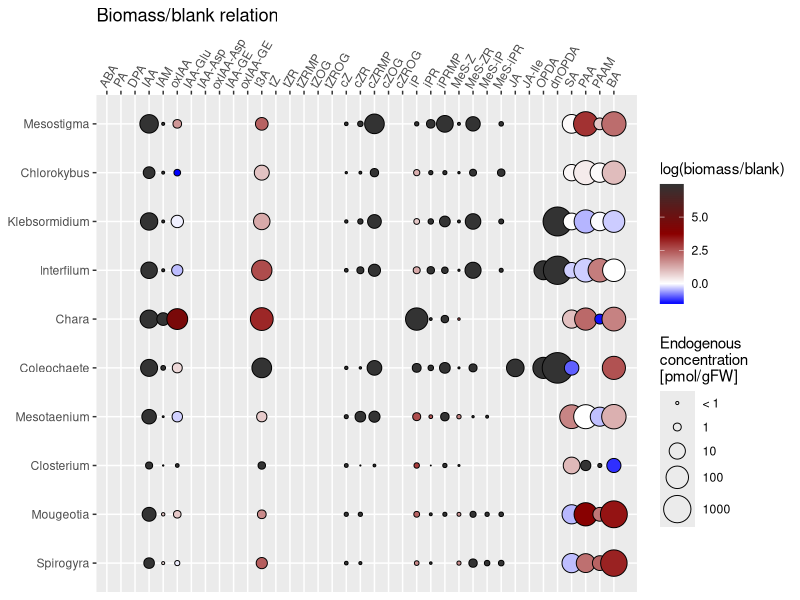
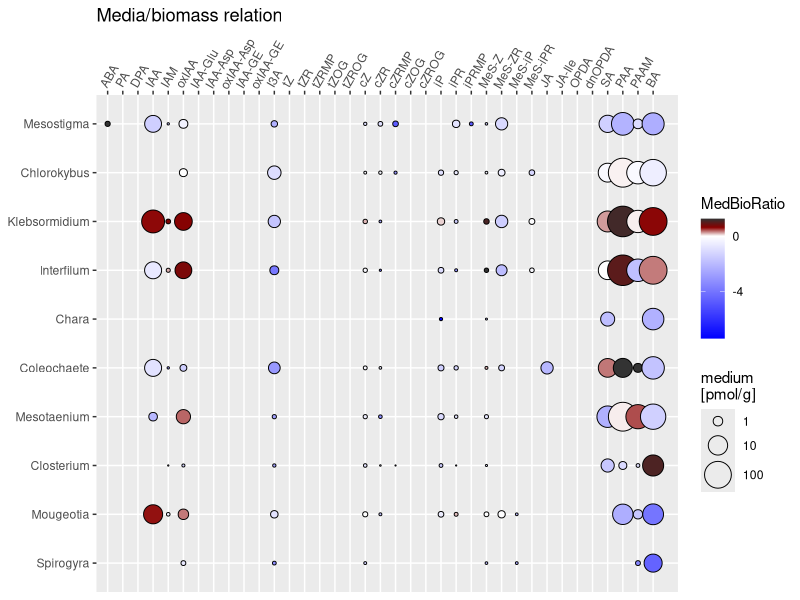
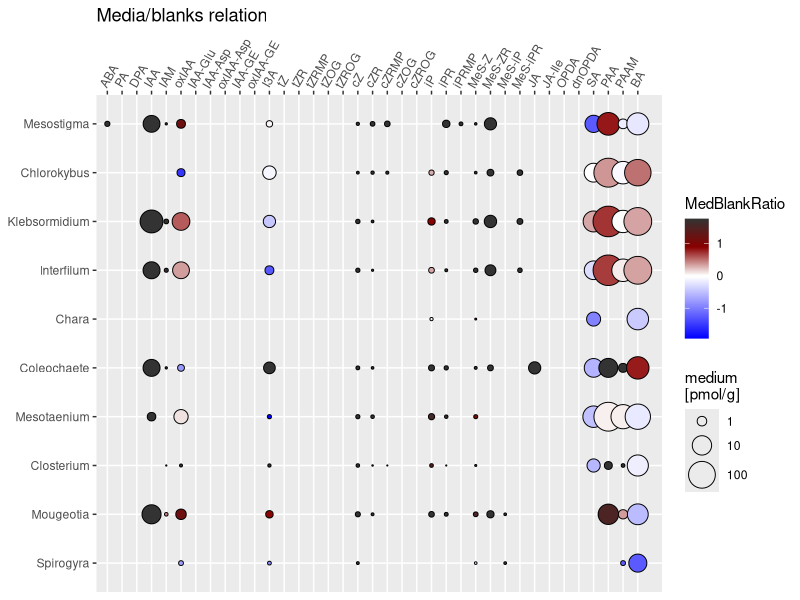

Here is the R script that generated these plots, in order:
## ---- chunk 1
knitr::opts_chunk$set(echo = TRUE)
## ---- chunk 2
knitr::opts_chunk$set(warning = FALSE, message = FALSE) 
#LOADING PACKAGES
library("tidyverse")
library("readxl")

## ---- chunk 3
dataset <- read_excel("data/tutorial_dataset.xlsx",na="NA") 
## ---- chunk 4
biomas <- subset(dataset,(type=="biomass"))
medium <- subset(dataset,(type=="medium"))  
blank <- subset(dataset,(type=="blank"))
## ---- chunk 5
biomasm <- aggregate(biomas[,4:ncol(dataset)], list(biomas$species), mean, na.rm = T)
rownames(biomasm) <- biomasm[,1]
biomasm[,1] <- NULL

mediumm <- aggregate(medium[,4:ncol(dataset)], list(medium$species), mean, na.rm = T)
rownames(mediumm) <- mediumm[,1]
mediumm[,1] <- NULL

blankm <- aggregate(blank[,4:ncol(dataset)], list(blank$species), mean, na.rm = T) 
rownames(blankm) <- blankm[,1]
blankm[,1] <- NULL
## ---- chunk 6
biomasm_num <- apply(as.matrix.noquote(biomasm), 2, as.numeric)
mediumm_num <- apply(as.matrix.noquote(mediumm), 2, as.numeric)
blankm_num <- apply(as.matrix.noquote(blankm), 2, as.numeric)
class(biomasm_num)
## ---- chunk 7
bio_blank <- log(biomasm_num/blankm_num)
med_bio <- log(mediumm_num/biomasm_num)
med_blank <- log(mediumm_num/blankm_num)
## ---- chunk 8
bio_blank[!is.finite(bio_blank)] <- NA
med_bio[!is.finite(med_bio)] <- NA
med_blank[!is.finite(med_blank)] <- NA
## ---- chunk 9
bio_blank <- as.data.frame(bio_blank) 
med_bio <- as.data.frame(med_bio) 
med_blank <- as.data.frame(med_blank)
bio_abs <- as.data.frame(biomasm_num) 
med_abs <- as.data.frame(mediumm_num)

rownames(bio_blank) <- rownames(biomasm) 
rownames(med_bio) <- rownames(biomasm) 
rownames(bio_abs) <- rownames(biomasm)
rownames(med_blank) <- rownames(biomasm)
## ---- chunk 10
rc1 <- colorRampPalette(colors = c("blue", "white"), space = "rgb")(20*abs(min(na.rm = T,bio_blank)))
rc2 <- colorRampPalette(colors = c("white", "darkred", "grey20"), space = "rgb")(20*max(na.rm = T,bio_blank))
rampcols_bio_blank <- c(rc1, rc2)

rc1 <- colorRampPalette(colors = c("blue", "white"), space = "rgb")(20*abs(min(na.rm = T,med_bio)))
rc2 <- colorRampPalette(colors = c("white", "darkred", "grey20"), space = "rgb")(20*max(na.rm = T,med_bio))
rampcols_med_bio <- c(rc1, rc2)

rc1 <- colorRampPalette(colors = c("blue", "white"), space = "rgb")(20*abs(min(na.rm = T,med_blank)))
rc2 <- colorRampPalette(colors = c("white", "darkred", "grey20"), space = "rgb")(20*max(na.rm = T,med_blank))
rampcols_med_blank <- c(rc1, rc2)
## ---- chunk 11
names <- c("Mesostigma","Chlorokybus","Klebsormidium","Interfilum","Chara","Coleochaete",
                 "Mesotaenium","Closterium","Mougeotia","Spirogyra")
rev_names <- rev(names)
## ---- chunk 12
df0 <-bio_abs %>%
  rownames_to_column(var = "id") %>%
  gather(key, conc, -id)

df1 <- bio_blank %>%
  rownames_to_column(var = "id") %>%
  gather(key, BioBlankRatio, -id)

head(df0)
head(df1)
## ---- chunk 13
bio_blank_plot <- ggplot(df0, aes(key, id)) +
                         geom_point(aes(size = df0$conc, fill = df1$BioBlankRatio,), shape = 21) +
  
  # Color gradient
  scale_fill_gradientn(colours = rampcols_bio_blank,
                       na.value = "grey20", 
                       name = "log(biomass/blank)") +
  
  # Point size scale
  scale_size(name = "Endogenous \nconcentration \n[pmol/gFW]",
             trans = "pseudo_log",
             breaks = c(0.1, 1, 10, 100, 1000, 10000),
             labels = c("< 1", 1, 10, 100, 1000, 10000),
             range = c(0.01, 10)
  ) +
  
  # Axes labels and positioning
  scale_x_discrete(limits = df0$key, expand = c(0.02, 0), position = "top") +
  scale_y_discrete(limits = rev_names) +
  
  # Theme customization
  theme(axis.text.x = element_text(hjust = 0.05, vjust = 0, angle = 60),
        axis.title.x = element_blank(),
        axis.title.y = element_blank()) +
  ggtitle("Biomass/blank relation")

bio_blank_plot
## ---- chunk 14
# MEDIA PLOTS ----
df2 <- med_abs %>%
  rownames_to_column(var = "id") %>%
  gather(key, Ratio, -id)


df3 <- med_bio %>%
  rownames_to_column(var = "id") %>%
  gather(key, MedBioRatio, -id) %>%
  ggplot(aes(key, id)) +
  geom_point(aes(size = df2$Ratio, fill = MedBioRatio ), shape = 21) +
  scale_fill_gradientn(colours = rampcols_med_bio, na.value = "grey20",breaks = c(-4,0,4)) +
  scale_size(name = "medium \n[pmol/g]",
             trans = "pseudo_log",
             breaks = c(0, 1, 10, 100, 1000, 10000),
             labels = c("< 1", 1, 10, 100, 1000, 10000),
             range = c(0.1,10)
  )+
  scale_x_discrete(limits=df0$key, expand = c(0.02, 0), position = "top") +
  scale_y_discrete(limits= rev_names) +
  theme(axis.text.x = element_text(hjust = 0.05, vjust = 0, angle = 60), axis.title.x = element_blank(),
        axis.title.y = element_blank())+
  ggtitle("Media/biomass relation")
df3


df4 <- med_blank %>%
  rownames_to_column(var = "id") %>%
  gather(key, MedBlankRatio, -id) %>%
  ggplot(aes(key, id)) +
  geom_point(aes(size = df2$Ratio, fill = MedBlankRatio ), shape = 21) +
  #scale_fill_gradient2(name = "log(biomass/medium)", high = "brown",, mid = "white", low = "blue")+
  scale_fill_gradientn(colours = rampcols_med_blank, na.value = "grey20") +
  scale_size(name = "medium \n[pmol/g]",
             trans = "pseudo_log",
             breaks = c(0, 1, 10, 100, 1000, 10000),
             labels = c("< 1", 1, 10, 100, 1000, 10000),
             range = c(0.1,10)
  )+
  scale_x_discrete(limits=df0$key, expand = c(0.02, 0), position = "top") +
  scale_y_discrete(limits= rev_names) +
  theme(axis.text.x = element_text(hjust = 0.05, vjust = 0, angle = 60), axis.title.x = element_blank(),
        axis.title.y = element_blank())+
  ggtitle("Media/blanks relation")
df4
